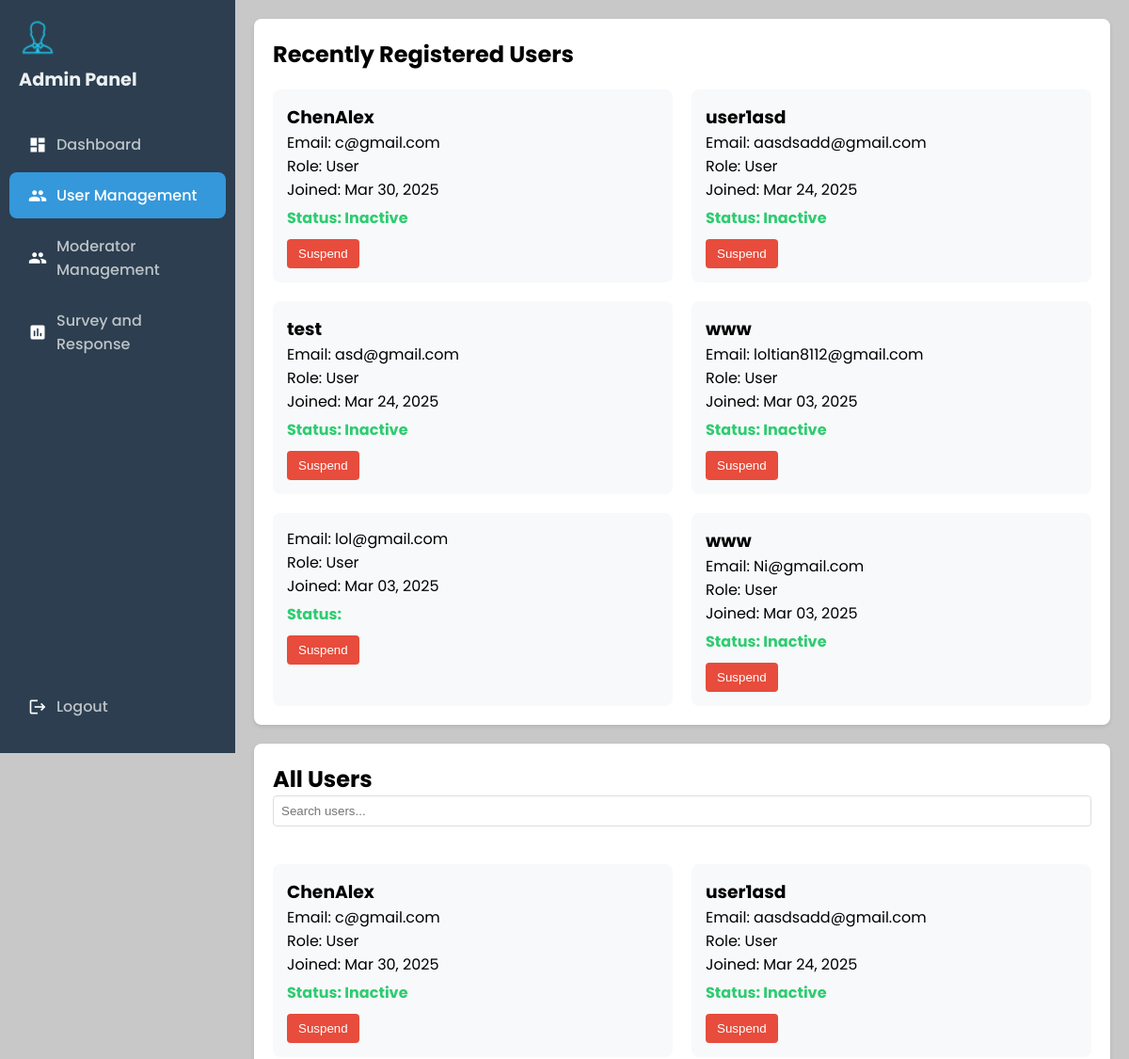
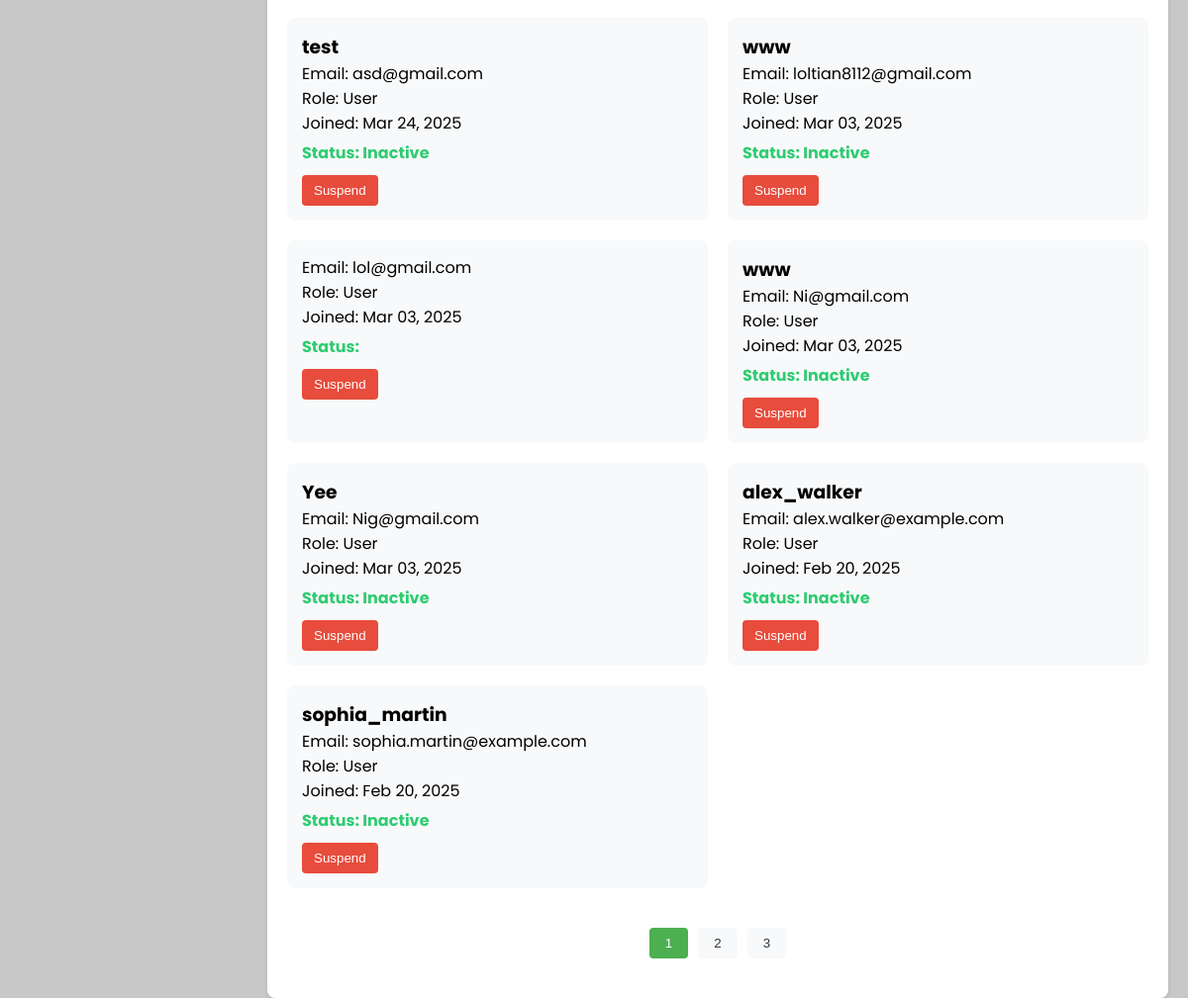
The page /AdminPage/AdminDashboard/AdminUserManagement.php on the database as committed earlier (2 pictures, top to bottom).
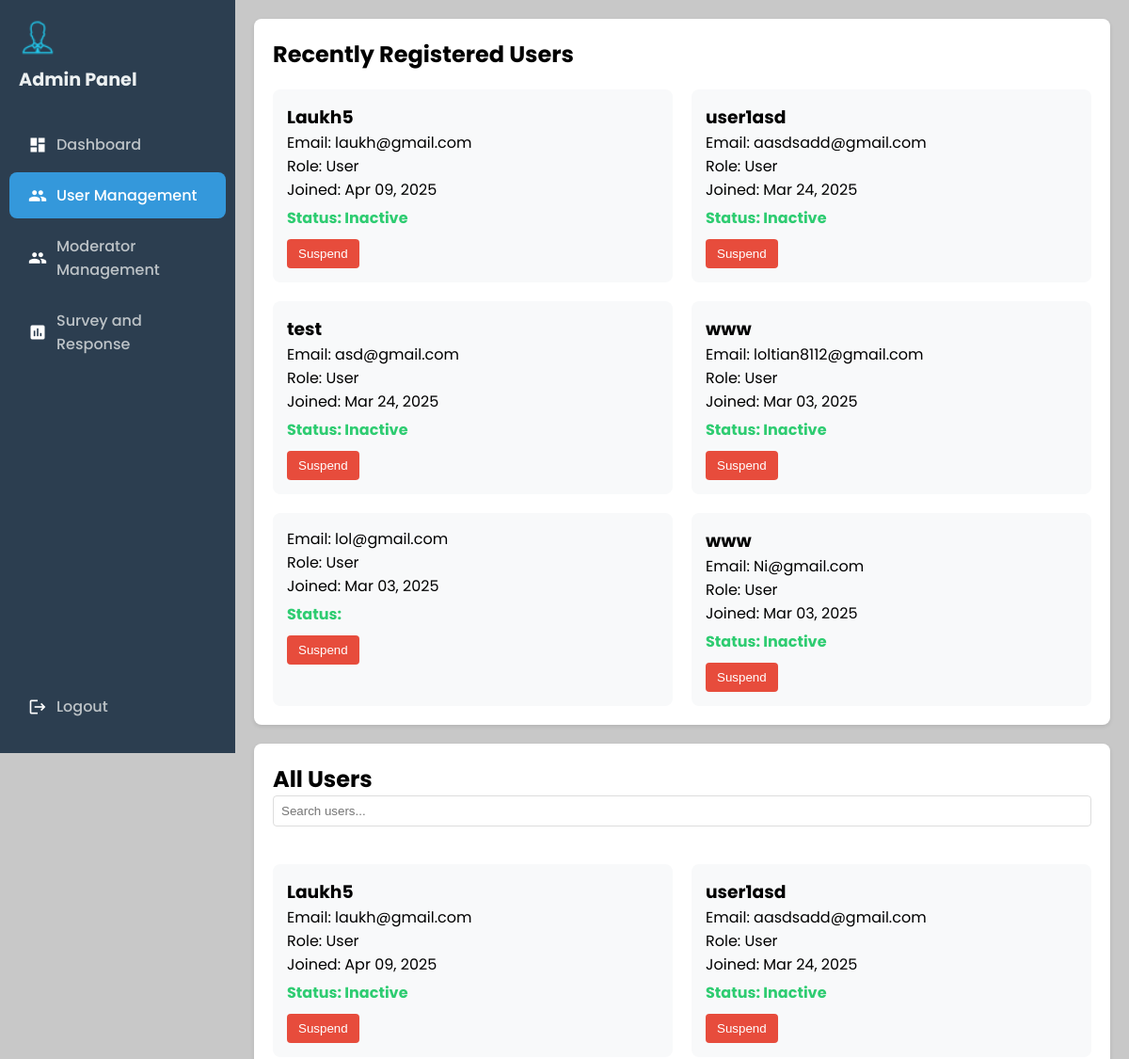
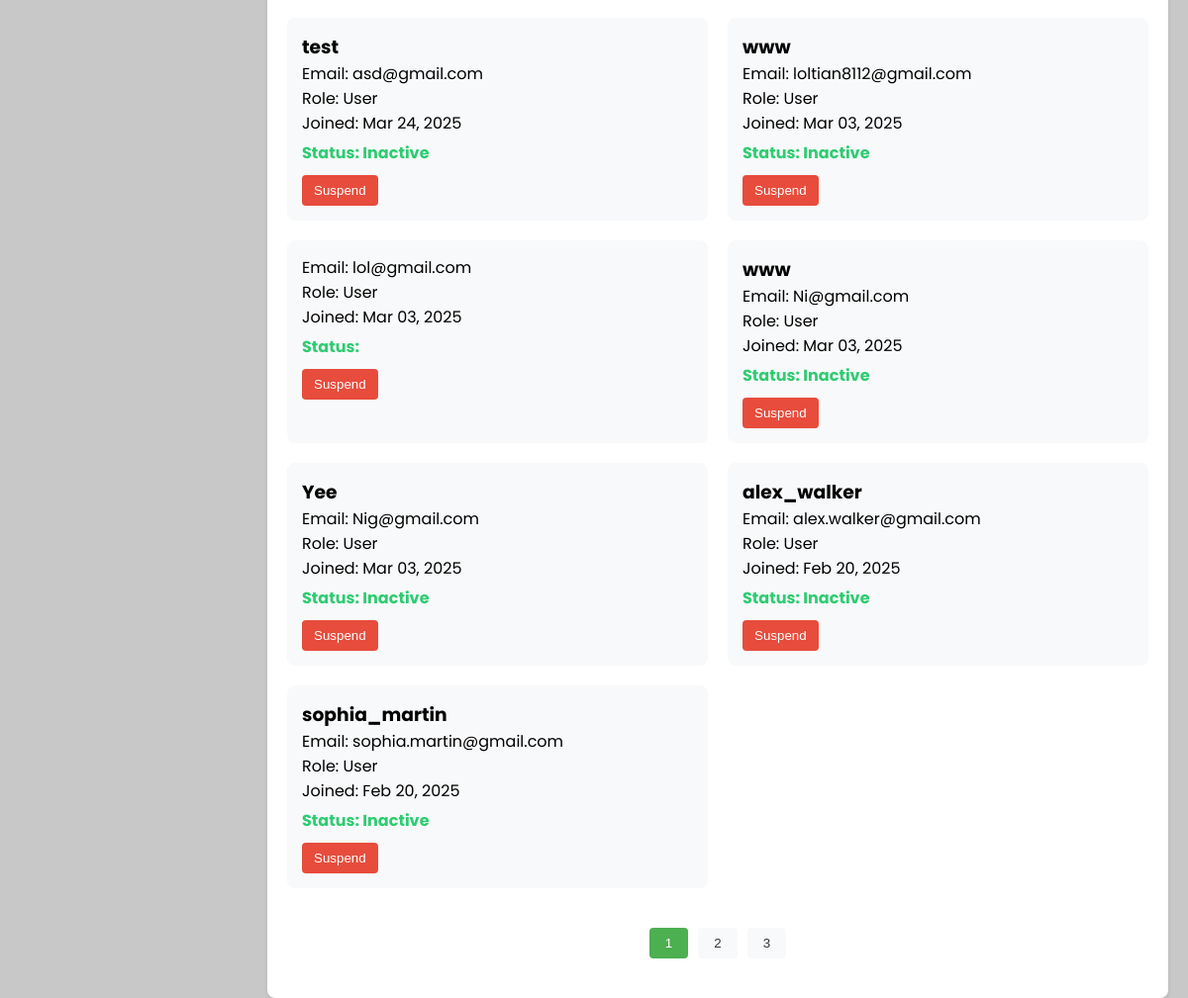
The same page on the database as committed later (2 pictures, top to bottom).
### tables this page shows
CREATE TABLE `users` (
  `id` int(10) UNSIGNED NOT NULL,
  `name` varchar(255) NOT NULL,
  `email` varchar(255) NOT NULL,
  `password` varchar(255) NOT NULL,
  `created_at` timestamp NOT NULL DEFAULT current_timestamp(),
  `usertype` tinyint(1) DEFAULT 0,
  `last_login` timestamp NOT NULL DEFAULT current_timestamp(),
  `auth_token` varchar(255) DEFAULT NULL,
  `token_expires` datetime DEFAULT NULL,
  `UserStatus` enum('Active','Inactive','Suspended') NOT NULL DEFAULT 'Active',
  `suspension_end` datetime DEFAULT NULL,
  `suspension_reason` text DEFAULT NULL
);

### AdminPage/AdminDashboard/AdminUserManagement.php (the view, shortened to what this page needs)
<?php
include "../../RegisterLayout/conn.php";
$users_per_page = 9;
$page = isset($_GET['page']) ? (int)$_GET['page'] : 1;
$offset = ($page - 1) * $users_per_page;
$total_sql = "SELECT COUNT(*) as count FROM users WHERE usertype = 0";
$total_result = $_conn->query($total_sql);
$total_users = $total_result->fetch_assoc()['count'];
$total_pages = ceil($total_users / $users_per_page);
$recent_sql = "SELECT id, name, email, usertype, created_at, UserStatus, suspension_end
               FROM users
               WHERE usertype = 0
               ORDER BY created_at DESC LIMIT 6";
$recent_result = $_conn->query($recent_sql);
$recentUsers = $recent_result->fetch_all(MYSQLI_ASSOC);
$sql = "SELECT id, name, email, usertype, created_at, UserStatus, suspension_end
        FROM users
        WHERE usertype = 0
        ORDER BY created_at DESC LIMIT ? OFFSET ?";
$stmt = $_conn->prepare($sql);
$stmt->bind_param('ii', $users_per_page, $offset);
$stmt->execute();
$paginatedUsers = $stmt->get_result()->fetch_all(MYSQLI_ASSOC);
?>
<!DOCTYPE html>
<html lang="en">
<head>
    <link rel="stylesheet" href="Admin.css">
</head>
<body>
    <?php include "AdminSidebar.php"; ?>
    <div class="user-management">
        <div class="user-section">
            <h2>Recently Registered Users</h2>
            <div class="user-grid">
                <?php foreach($recentUsers as $user): ?>
                    <div class="user-card" data-name="<?= strtolower(htmlspecialchars($user['name'])) ?>">
                        <h3><?= htmlspecialchars($user['name']) ?></h3>
                        <p>Email: <?= htmlspecialchars($user['email']) ?></p>
                        <p>Role: <?= $user['usertype'] == 1 ? 'Admin' : 'User' ?></p>
                        <p>Joined: <?= date('M d, Y', strtotime($user['created_at'])) ?></p>
                        <p class="status <?= $user['UserStatus'] === 'Suspended' ? 'suspended' : 'active' ?>">
                            Status: <?php
                            if ($user['UserStatus'] === 'Suspended') {
                                echo 'Suspended until: ' . date('H:i:s', strtotime($user['suspension_end']));
                            } else {
                                echo $user['UserStatus'];
                            }
                            ?>
                        </p>
                        <div class="user-actions">
                            <?php if ($user['UserStatus'] !== 'Suspended'): ?>
                                <button class="btn btn-suspend" onclick="openSuspendModal(<?= $user['id'] ?>)">Suspend</button>
                            <?php else: ?>
                                <button class="btn btn-unsuspend" onclick="unsuspendUser(<?= $user['id'] ?>)">Unsuspend</button>
                            <?php endif; ?>
                        </div>
                    </div>
                <?php endforeach; ?>
            </div>
        </div>
        <div class="user-section">
            <h2>All Users</h2>
            <input type="text" id="userSearch" placeholder="Search users..." onkeyup="searchUsers()"
                style="width: 100%; padding: 8px; margin-bottom: 20px; border-radius: 4px; border: 1px solid #ddd;">
            <div class="user-grid" id="allUsers">
                <?php foreach($paginatedUsers as $user): ?>
                    <div class="user-card" data-name="<?= strtolower(htmlspecialchars($user['name'])) ?>">
                        <h3><?= htmlspecialchars($user['name']) ?></h3>
                        <p>Email: <?= htmlspecialchars($user['email']) ?></p>
                        <p>Role: <?= $user['usertype'] == 1 ? 'Admin' : 'User' ?></p>
                        <p>Joined: <?= date('M d, Y', strtotime($user['created_at'])) ?></p>
                        <p class="status <?= $user['UserStatus'] === 'Suspended' ? 'suspended' : 'active' ?>">
                            Status: <?php
                            if ($user['UserStatus'] === 'Suspended') {
                                echo 'Suspended until: ' . date('H:i:s', strtotime($user['suspension_end']));
                            } else {
                                echo $user['UserStatus'];
                            }
                            ?>
                        </p>
                        <div class="user-actions">
                            <?php if ($user['UserStatus'] !== 'Suspended'): ?>
                                <button class="btn btn-suspend" onclick="openSuspendModal(<?= $user['id'] ?>)">Suspend</button>
                            <?php else: ?>
                                <button class="btn btn-unsuspend" onclick="unsuspendUser(<?= $user['id'] ?>)">Unsuspend</button>
                            <?php endif; ?>
                        </div>
                    </div>
                <?php endforeach; ?>
            </div>
            <div class="pagination">
                <?php for($i = 1; $i <= $total_pages; $i++): ?>
                    <button onclick="changePage(<?= $i ?>)"
                            class="btn <?= $i === $page ? 'active' : '' ?>">
                        <?= $i ?>
                    </button>
                <?php endfor; ?>
            </div>
        </div>
    </div>
</body>
</html>

### AdminPage/AdminDashboard/AdminSidebar.php (shortened to what this page needs)
<?php
function isCurrentPage($pageName) {
    $currentPage = basename($_SERVER['PHP_SELF']);
    return ($currentPage === $pageName) ? 'active' : '';
}
?>
<link rel="stylesheet" href="/RWD_assignment/FocusFlow/AdminPage/Admin.css">
<div class="sidebar" id="sidebar">
    <div class="sidebar-header">
        <img src="../img/icons8-admin-32.png" alt="FocusFlow Logo" class="logo">
        <h3>Admin Panel</h3>
    </div>
    <nav class="sidebar-nav">
        <ul>
            <li>
                <a href="/RWD_assignment/FocusFlow/AdminPage/AdminDashboard/AdminDashboard.php"
                class="nav-link <?php echo isCurrentPage('AdminDashboard.php'); ?>">
                    <i class="material-icons">dashboard</i>
                    <span>Dashboard</span>
                </a>
            </li>
            <li>
                <a href="/RWD_assignment/FocusFlow/AdminPage/AdminDashboard/AdminUserManagement.php"
                class="nav-link <?php echo isCurrentPage('AdminUserManagement.php'); ?>">
                    <i class="material-icons">people</i>
                    <span>User Management</span>
                </a>
            </li>
            <li>
                <a href="/RWD_assignment/FocusFlow/AdminPage/AdminDashboard/AdminStaffManagement.php"
                class="nav-link <?php echo isCurrentPage('AdminStaffManagement.php'); ?>">
                    <i class="material-icons">people</i>
                    <span>Moderator Management</span>
                </a>
            </li>
            <li>
                <a href="/RWD_assignment/FocusFlow/AdminPage/AdminDashboard/AdminSurveyview.php"
                class="nav-link <?php echo isCurrentPage('AdminSurveyview.php'); ?>">
                    <i class="material-icons">assessment</i>
                    <span>Survey and Response</span>
                </a>
            </li>
        </ul>
    </nav>
    <div class="sidebar-footer">
        <a href="AdminLogOutBackend.php" class="nav-link">
            <i class="material-icons">logout</i>
            <span>Logout</span>
        </a>
    </div>
</div>

### AdminPage/AdminDashboard/Admin.css (style rules this page uses)
*, * ::before, * ::after { box-sizing: border-box; scroll-behavior: smooth; scroll-margin-top: 100px; margin: 0; padding: 0; }
html { transition: all 4s ease; }
html, body { height: 100%; width: 100%; overflow-x: hidden; }
img { display: block; max-width: 100%; }
li { list-style-type: none; }
a, a:visited { font-family: var(--FF-BODY); font-weight: 500; text-decoration: none; color: var(--COLOR-LIGHT1); }
body { overflow-x: hidden; display: grid; grid-template-rows: 80px 1fr; background-color: #f0f2f5; margin: 0; padding: 0; }
ul { margin: 0; padding: 0; }
body { font-family: var(--FF-BODY); flex-grow: 1; }
button { background-color: transparent; border: none; }
.material-icons { color: var(--COLOR-LIGHT1); }
:root { --FF-HEADINGS: "Roboto", serif; --FF-BODY: "Poppins", serif; --FS: clamp(1em, 2.2vh, 1.5em); --COLOR-LIGHT1: #ffffff; --COLOR-LIGHT2: #d5d5d5; --COLOR-LIGHT3: #a7a7a7; --COLOR-DARK1: #626262; --COLOR-DARK2: #333333; --COLOR-DARK3: #171717; --COLOR-ACCENT1: #0b0b0b; --COLOR-ACCENT2: #3b3b3b; --COLOR-ACCENT3: #bababa; --COLOR-ACCENT4: #c8c8c8; --COLOR-RED: #B22222; --COLOR-YELLOW: #D4AF37; --COLOR-GREEN: #228B22; --COLOR-RED-LIGHT: #DC6666; --COLOR-YELLOW-LIGHT: #F5D76E; --COLOR-GREEN-LIGHT: #6FCF97; --BORDER-COLOR: #333; --BORDER-RD-CONTACT: 15px; --BORDER-DARK: 2px solid var(--COLOR-DARK3); --BORDER-LIGHT: 2px solid var(--COLOR-LIGHT2); --PADDING-TB: clamp(0.5em, 2vh, 1.2em); --PADDING-LR: clamp(1em, 3vw, 2em); --PADDING-NORMAL: 0.5rem 1rem; --MARGIN: clamp(1em, 2.5vh, 1.5em); --MARGIN-CONTAINER-TB: 2rem; --MARGIN-CONTAINER-LR: 4rem; --SHADOW-WHITEBG: 8px 8px 15px hsla(0, 0%, 0%, 0.3); --TRANS: all 1s ease; }
.sidebar { width: 250px; height: 100vh; background: #2c3e50; position: fixed; left: 0; top: 0; color: white; padding: 20px 0; transition: all 0.3s ease; z-index: 1000; }
.sidebar-header { padding: 0 20px; margin-bottom: 30px; }
.sidebar-header .logo { width: 40px; height: 40px; margin-bottom: 10px; }
.sidebar-header h3 { font-size: 1.2em; color: #ecf0f1; margin: 0; }
.sidebar-nav { padding: 0 10px; }
.nav-link { display: flex; align-items: center; padding: 12px 20px; color: #bdc3c7; text-decoration: none; border-radius: 8px; margin-bottom: 5px; transition: all 0.3s ease; }
.nav-link.active { background: #3498db; color: white; }
.nav-link i { margin-right: 10px; font-size: 20px; }
.sidebar-footer { position: absolute; bottom: 20px; width: 100%; padding: 0 10px; }
.stats-card, .user-section, .staff-container, .content-section { background: white; border-radius: 8px; padding: 20px; box-shadow: 0 2px 4px rgba(0,0,0,0.1); margin-bottom: 20px; }

### AdminPage/Admin.css (style rules this page uses)
*, * ::before, * ::after { box-sizing: border-box; scroll-behavior: smooth; scroll-margin-top: 100px; margin: 0; padding: 0; }
html { transition: all 4s ease; }
html, body { height: 100%; width: 100%; overflow-x: hidden; }
img { display: block; max-width: 100%; }
li { list-style-type: none; }
a, a:visited { font-family: var(--FF-BODY); font-weight: 500; text-decoration: none; color: var(--COLOR-LIGHT1); }
body { overflow-x: hidden; display: grid; grid-template-rows: 80px 1fr; background-color: var(--COLOR-ACCENT4); margin: 0; padding: 0; }
ul { margin: 0; padding: 0; }
body { font-family: var(--FF-BODY); flex-grow: 1; }
button { background-color: transparent; border: none; }
.material-icons { color: var(--COLOR-LIGHT1); }
:root { --FF-HEADINGS: "Roboto", serif; --FF-BODY: "Poppins", serif; --FS: clamp(1em, 2.2vh, 1.5em); --COLOR-LIGHT1: #ffffff; --COLOR-LIGHT2: #d5d5d5; --COLOR-LIGHT3: #a7a7a7; --COLOR-DARK1: #626262; --COLOR-DARK2: #333333; --COLOR-DARK3: #171717; --COLOR-ACCENT1: #0b0b0b; --COLOR-ACCENT2: #3b3b3b; --COLOR-ACCENT3: #bababa; --COLOR-ACCENT4: #c8c8c8; --COLOR-RED: #B22222; --COLOR-YELLOW: #D4AF37; --COLOR-GREEN: #228B22; --COLOR-RED-LIGHT: #DC6666; --COLOR-YELLOW-LIGHT: #F5D76E; --COLOR-GREEN-LIGHT: #6FCF97; --BORDER-COLOR: #333; --BORDER-RD-CONTACT: 15px; --BORDER-DARK: 2px solid var(--COLOR-DARK3); --BORDER-LIGHT: 2px solid var(--COLOR-LIGHT2); --PADDING-TB: clamp(0.5em, 2vh, 1.2em); --PADDING-LR: clamp(1em, 3vw, 2em); --PADDING-NORMAL: 0.5rem 1rem; --MARGIN: clamp(1em, 2.5vh, 1.5em); --MARGIN-CONTAINER-TB: 2rem; --MARGIN-CONTAINER-LR: 4rem; --SHADOW-WHITEBG: 8px 8px 15px hsla(0, 0%, 0%, 0.3); --TRANS: all 1s ease; }

Rows that differ between the two databases and show on the page:
no longer on this page (row edited): users: name "ChenAlex", email "c@gmail.com", usertype "User", created_at "Mar 30, 2025", UserStatus "Inactive"
added users: name "Laukh5", email "laukh@gmail.com", usertype "User", created_at "Apr 09, 2025", UserStatus "Inactive"
changed users "alex_walker": email "alex.walker@example.com" → "alex.walker@gmail.com"
changed users "sophia_martin": email "sophia.martin@example.com" → "sophia.martin@gmail.com"
